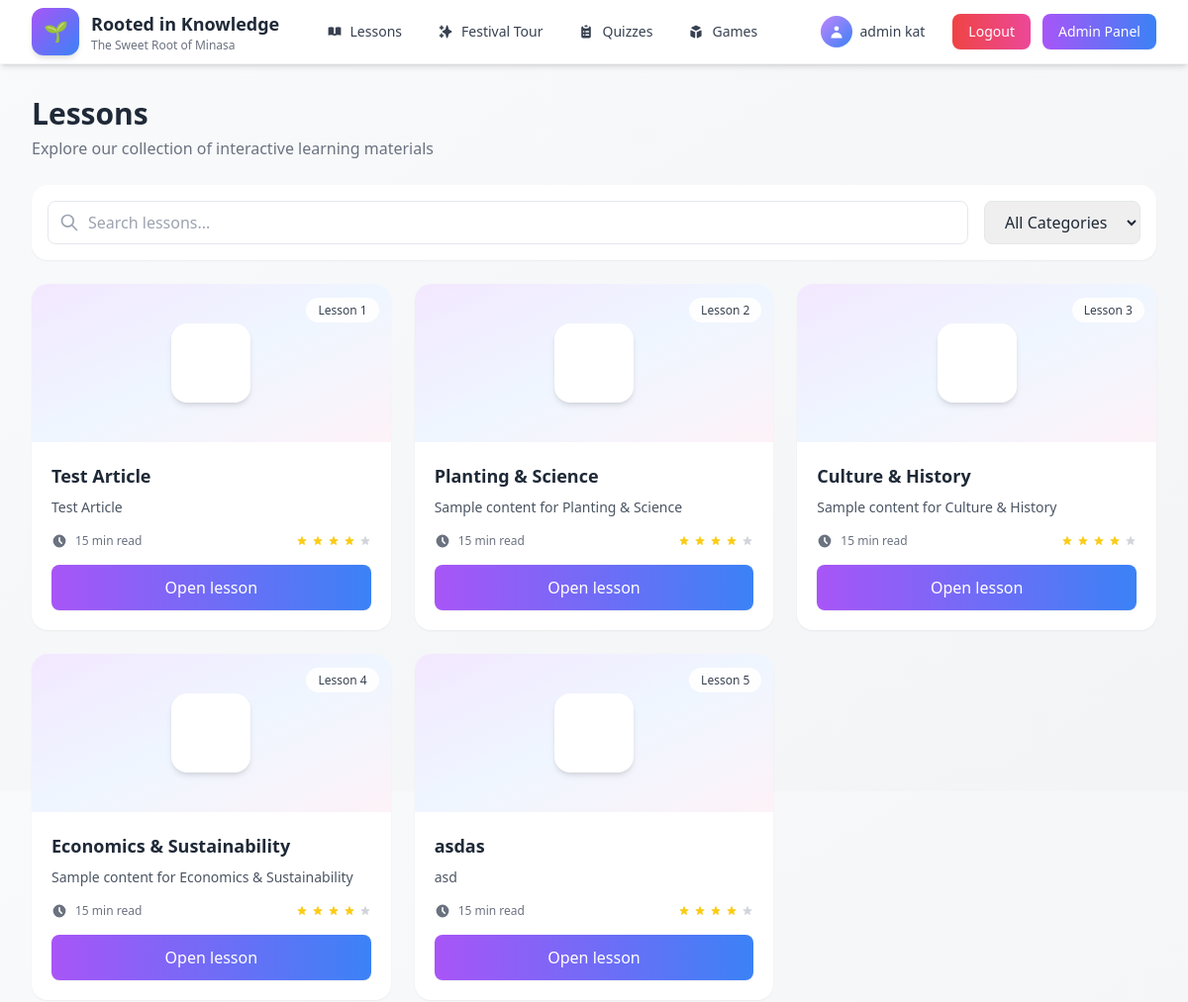
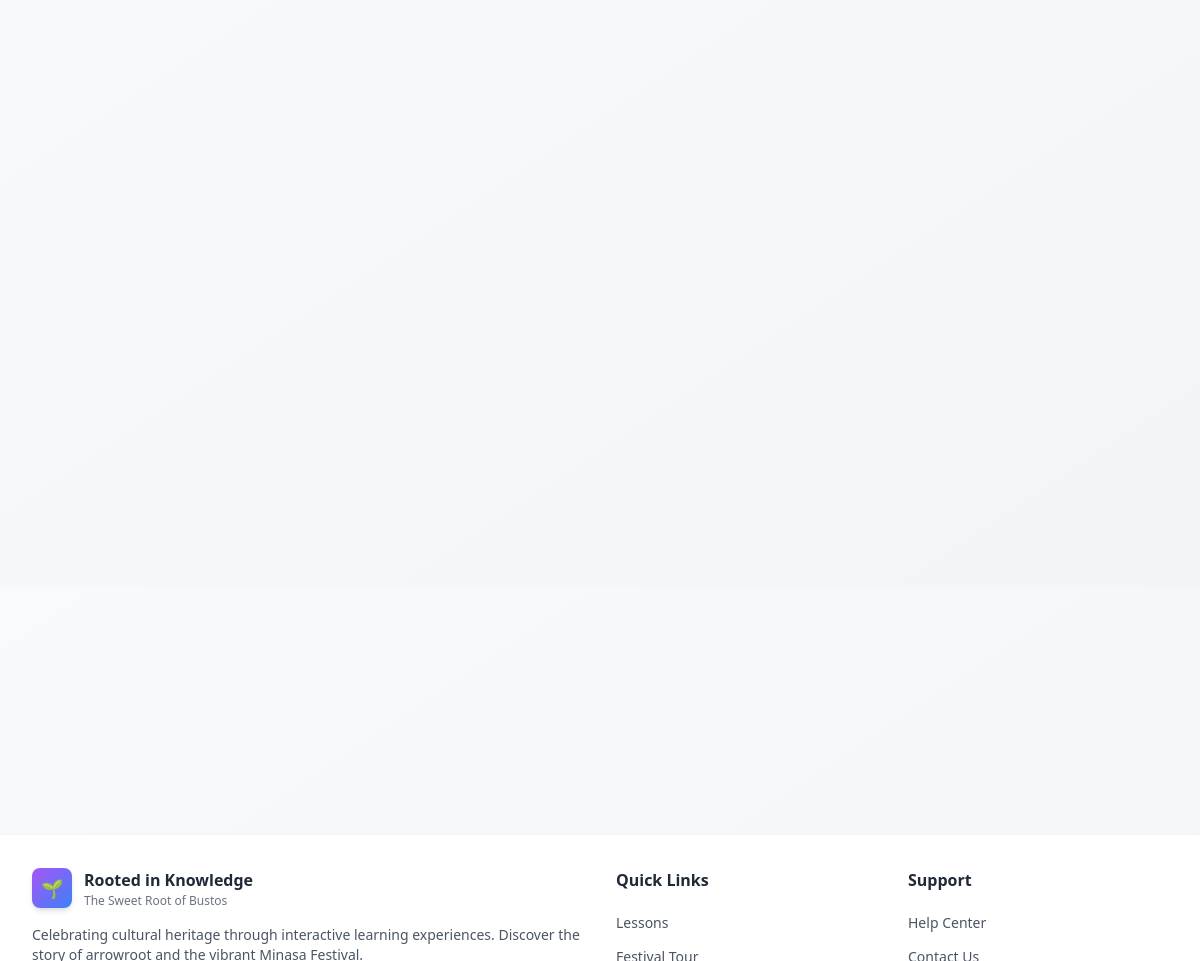
/lessons/ (signed in), run on the app's committed database (2 pictures, top to bottom).
### core/models.py (models this page shows, shortened)
class EducationalSection(models.Model):
    SLUG_MAX = 100
    title = models.CharField(max_length=200)
    slug = models.SlugField(max_length=SLUG_MAX, unique=True)
    description = models.TextField(blank=True)
    content = models.TextField(blank=True)
    order = models.PositiveIntegerField(default=0)
    created_at = models.DateTimeField(auto_now_add=True)
    header_image = models.ImageField(upload_to='section_headers/', blank=True, null=True)
    class Meta:
        ordering = ['order', '-created_at']

### core/views.py (the view)
# urls.py: path('lessons/', views.lesson_list, name='lesson_list'),
@login_required
def lesson_list(request, category=None):
    qs = EducationalSection.objects.all().order_by('order')
    return render(request, 'core/lesson_list.html', {'articles': qs, 'category': category})

### core/templates/core/lesson_list.html (shortened to what this page needs)
{% extends 'core/base.html' %}
{% block content %}
<div class="mb-6">
  <h2 class="text-3xl font-bold text-gray-800">Lessons</h2>
  <p class="text-gray-500 mt-1">Explore our collection of interactive learning materials</p>
</div>
<div class="mb-6 bg-white rounded-2xl shadow-sm p-4">
  <div class="flex flex-col md:flex-row gap-4">
    <div class="flex-1 relative">
      <input type="text" placeholder="Search lessons..." class="w-full pl-10 pr-4 py-2 border border-gray-200 rounded-lg focus:outline-none focus:ring-2 focus:ring-purple-500">
      <svg class="w-5 h-5 text-gray-400 absolute left-3 top-1/2 -translate-y-1/2" fill="none" stroke="currentColor" viewBox="0 0 24 24">
        <path stroke-linecap="round" stroke-linejoin="round" stroke-width="2" d="M21 21l-6-6m2-5a7 7 0 11-14 0 7 7 0 0114 0z"></path>
      </svg>
    </div>
    <select class="px-4 py-2 border border-gray-200 rounded-lg focus:outline-none focus:ring-2 focus:ring-purple-500">
      <option>All Categories</option>
    </select>
  </div>
</div>
<div class="grid grid-cols-1 md:grid-cols-2 lg:grid-cols-3 gap-6">
  {% for article in articles %}
    <div class="bg-white rounded-2xl shadow-sm overflow-hidden hover:shadow-lg transition-shadow duration-300" data-aos="fade-up" data-aos-delay="{{ forloop.counter0|add:'0'|stringformat:'d'|slice:':1' }}0">
      <div class="relative h-40 bg-gradient-to-br from-purple-100 via-blue-50 to-pink-50 flex items-center justify-center">
        <div class="w-20 h-20 bg-white rounded-2xl shadow-md flex items-center justify-center">
        </div>
        <div class="absolute top-3 right-3">
          <span class="px-3 py-1 bg-white bg-opacity-90 backdrop-blur-sm rounded-full text-xs font-medium text-gray-700">
            Lesson {{ forloop.counter }}
          </span>
        </div>
      </div>
      <div class="p-5">
        <h3 class="font-bold text-gray-800 text-lg mb-2 line-clamp-2">{{ article.title }}</h3>
        <p class="text-gray-600 text-sm mb-4 line-clamp-3">{{ article.description }}</p>
        <div class="flex items-center justify-between mb-4">
          <div class="flex items-center gap-2 text-xs text-gray-500">
            <svg class="w-4 h-4" fill="currentColor" viewBox="0 0 20 20">
              <path fill-rule="evenodd" d="M10 18a8 8 0 100-16 8 8 0 000 16zm1-12a1 1 0 10-2 0v4a1 1 0 00.293.707l2.828 2.829a1 1 0 101.415-1.415L11 9.586V6z" clip-rule="evenodd"></path>
            </svg>
            <span>15 min read</span>
          </div>
          <div class="flex items-center gap-1">
            {% for i in "12345" %}
              <svg class="w-3 h-3 {% if forloop.counter <= 4 %}text-yellow-400{% else %}text-gray-300{% endif %}" fill="currentColor" viewBox="0 0 20 20">
                <path d="M9.049 2.927c.3-.921 1.603-.921 1.902 0l1.07 3.292a1 1 0 00.95.69h3.462c.969 0 1.371 1.24.588 1.81l-2.8 2.034a1 1 0 00-.364 1.118l1.07 3.292c.3.921-.755 1.688-1.54 1.118l-2.8-2.034a1 1 0 00-1.175 0l-2.8 2.034c-.784.57-1.838-.197-1.539-1.118l1.07-3.292a1 1 0 00-.364-1.118L2.98 8.72c-.783-.57-.38-1.81.588-1.81h3.461a1 1 0 00.951-.69l1.07-3.292z"></path>
              </svg>
            {% endfor %}
          </div>
        </div>
        <a href="/lessons/{{ article.slug }}/" class="block w-full text-center px-4 py-2.5 bg-gradient-to-r from-purple-500 to-blue-500 text-white font-medium rounded-lg hover:from-purple-600 hover:to-blue-600 transition-all duration-200 shadow-sm hover:shadow-md">
          Open lesson
        </a>
      </div>
    </div>
  {% endfor %}
</div>
{% endblock %}

### core/templates/core/base.html (shortened to what this page needs)
<!doctype html>
<html lang="en">
  <head>
    <script src="https://cdn.tailwindcss.com"></script>
    <link href="https://unpkg.com/aos@2.3.4/dist/aos.css" rel="stylesheet">
  </head>
  <body class="bg-gradient-to-br from-gray-50 to-gray-100 text-gray-800 font-sans leading-relaxed antialiased" x-data="{ mobileMenuOpen: false }">
    <header class="bg-white shadow-md sticky top-0 z-50 border-b border-gray-100">
      <div class="max-w-7xl mx-auto px-4 sm:px-6 lg:px-8">
        <div class="flex items-center justify-between h-16">
          <a href="/" class="flex items-center gap-3 group">
            <div class="w-12 h-12 bg-gradient-to-br from-purple-500 to-blue-500 rounded-xl flex items-center justify-center text-white font-bold shadow-md group-hover:shadow-lg transition-shadow duration-300">
              <span class="text-xl">🌱</span>
            </div>
            <div class="hidden sm:block">
              <h1 class="text-lg font-bold text-gray-800 group-hover:text-purple-600 transition-colors">Rooted in Knowledge</h1>
              <p class="text-xs text-gray-500">The Sweet Root of Minasa</p>
            </div>
          </a>
          <nav class="hidden md:flex items-center gap-1">
            <a href="/lessons/" class="px-4 py-2 text-sm font-medium text-gray-700 hover:text-purple-600 hover:bg-purple-50 rounded-lg transition-all duration-200">
              <span class="flex items-center gap-2">
                <svg class="w-4 h-4" fill="currentColor" viewBox="0 0 20 20">
                  <path d="M9 4.804A7.968 7.968 0 005.5 4c-1.255 0-2.443.29-3.5.804v10A7.969 7.969 0 015.5 14c1.669 0 3.218.51 4.5 1.385A7.962 7.962 0 0114.5 14c1.255 0 2.443.29 3.5.804v-10A7.968 7.968 0 0014.5 4c-1.255 0-2.443.29-3.5.804V12a1 1 0 11-2 0V4.804z"></path>
                </svg>
                Lessons
              </span>
            </a>
            <a href="/festival-tour/" class="px-4 py-2 text-sm font-medium text-gray-700 hover:text-purple-600 hover:bg-purple-50 rounded-lg transition-all duration-200">
              <span class="flex items-center gap-2">
                Festival Tour
              </span>
            </a>
            <a href="/quizzes/" class="px-4 py-2 text-sm font-medium text-gray-700 hover:text-purple-600 hover:bg-purple-50 rounded-lg transition-all duration-200">
              <span class="flex items-center gap-2">
                Quizzes
              </span>
            </a>
            <a href="{% url 'games:game_list' %}" class="px-4 py-2 text-sm font-medium text-gray-700 hover:text-purple-600 hover:bg-purple-50 rounded-lg transition-all duration-200">
              <span class="flex items-center gap-2">
                Games
              </span>
            </a>
          </nav>
          <div class="flex items-center gap-2">
            {% if user.is_authenticated %}
              <div class="hidden md:flex items-center gap-3">
                <a href="{% url 'core:profile' %}" class="flex items-center gap-2 px-4 py-2 text-sm font-medium text-gray-700 hover:text-purple-600 hover:bg-purple-50 rounded-lg transition-all duration-200">
                  <div class="w-8 h-8 rounded-full bg-gradient-to-br from-purple-400 to-blue-500 flex items-center justify-center">
                    <svg class="w-4 h-4 text-white" fill="currentColor" viewBox="0 0 20 20">
                      <path fill-rule="evenodd" d="M10 9a3 3 0 100-6 3 3 0 000 6zm-7 9a7 7 0 1114 0H3z" clip-rule="evenodd"></path>
                    </svg>
                  </div>
                  <span>
                    {% if user.first_name %}
                      {{ user.first_name }}
                    {% else %}
                      {{ user.username }}
                    {% endif %}
                  </span>
                </a>
                <a href="{% url 'logout' %}" class="px-4 py-2 text-sm font-medium text-white bg-gradient-to-r from-red-500 to-pink-500 hover:from-red-600 hover:to-pink-600 rounded-lg shadow-sm hover:shadow-md transition-all duration-200">
                  Logout
                </a>
                {% if user.is_superuser %}
                  <a href="/admin-panel/" class="px-4 py-2 text-sm font-medium text-white bg-gradient-to-r from-purple-500 to-blue-500 hover:from-purple-600 hover:to-blue-600 rounded-lg shadow-sm hover:shadow-md transition-all duration-200">
                    Admin Panel
                  </a>
                {% endif %}
              </div>
            {% endif %}
          </div>
        </div>
      </div>
    </header>
    <main class="max-w-7xl mx-auto px-4 sm:px-6 lg:px-8 py-8 min-h-[calc(100vh-16rem)]">
      {% block content %}{% endblock %}
    </main>
    <footer class="bg-white mt-16 border-t border-gray-100">
      <div class="max-w-7xl mx-auto px-4 sm:px-6 lg:px-8 py-8">
        <div class="grid grid-cols-1 md:grid-cols-4 gap-8">
          <div class="col-span-1 md:col-span-2">
            <div class="flex items-center gap-3 mb-4">
              <div class="w-10 h-10 bg-gradient-to-br from-purple-500 to-blue-500 rounded-lg flex items-center justify-center text-white shadow-md">
                <span class="text-lg">🌱</span>
              </div>
              <div>
                <h3 class="font-bold text-gray-800">Rooted in Knowledge</h3>
                <p class="text-xs text-gray-500">The Sweet Root of Bustos</p>
              </div>
            </div>
            <p class="text-sm text-gray-600 mb-4">Celebrating cultural heritage through interactive learning experiences. Discover the story of arrowroot and the vibrant Minasa Festival.</p>
          </div>
          <div>
            <h4 class="font-semibold text-gray-800 mb-4">Quick Links</h4>
            <ul class="space-y-2">
              <li><a href="/lessons/" class="text-sm text-gray-600 hover:text-purple-600 transition">Lessons</a></li>
              <li><a href="/festival-tour/" class="text-sm text-gray-600 hover:text-purple-600 transition">Festival Tour</a></li>
            </ul>
          </div>
          <div>
            <h4 class="font-semibold text-gray-800 mb-4">Support</h4>
            <ul class="space-y-2">
              <li><a href="#" class="text-sm text-gray-600 hover:text-purple-600 transition">Help Center</a></li>
              <li><a href="#" class="text-sm text-gray-600 hover:text-purple-600 transition">Contact Us</a></li>
            </ul>
          </div>
        </div>
      </div>
    </footer>
  </body>
</html>

### core/templates/core/base.html (style rules this page uses)
:root { --cream: #FFF9F0; --leaf: #7CB67E; --brown: #8B5E3C; --gold: #D8B372; --purple: #8B7FD8; --blue: #5BA3E0; }
* { transition: background-color 0.2s ease, color 0.2s ease, border-color 0.2s ease; }

### data on the page
EducationalSection: title "Test Article", description "Test Article"
EducationalSection: title "Planting & Science", description "Sample content for Planting & Science"
EducationalSection: title "Culture & History", description "Sample content for Culture & History"
EducationalSection: title "Economics & Sustainability", description "Sample content for Economics & Sustainability"
EducationalSection: title "asdas", description "asd"

### other printed values
{{ user.username }} "admin kat"
